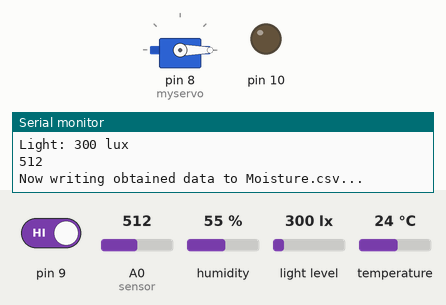
Simulated run of this sketch. Board: Arduino Uno, built with avr-gcc and run on an emulated ATmega328P. Parts: servo, output pins drawn as LEDs (lit = HIGH), the last lines printed to the serial monitor. Inputs (shaded band) come from the test bench; at power-on: pin 9 HIGH, A0 (sensor) = 512, humidity 55 %, light level 300 lx, temperature 24 °C. Storage starts empty.

Above: at 1.9 s.
2.0 s: pin 9 driven LOW
At 5.8 s:
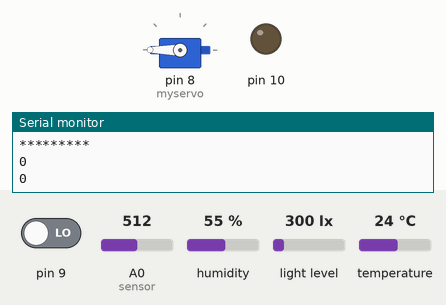
Timing chart, 0 to 11.8 s (numbered marks = the images above; inputs shaded):
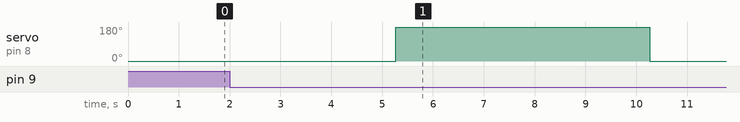

The sketch:

cansat.ino
```cpp
#include <Servo.h>
#include "DHT.h"
#define DHTPIN 2
#define DHTTYPE DHT11
DHT dht(DHTPIN, DHTTYPE);
#include <BH1750FVI.h>
BH1750FVI LightSensor(BH1750FVI::k_DevModeContLowRes);

#include <SPI.h>
#include <SD.h>
int sensor = A0;  //
int val = 0;
File myFile;  // สร้างออฟเจก File สำหรับจัดการข้อมูล
const int chipSelect = 4;

Servo myservo;
int b;
int time = 1;
String result = "";

void setup() {
  Serial.begin(9600);
  pinMode(9, INPUT);
  myservo.attach(8);
  myservo.write(0);
  Serial.println("DHT11 test!");
  dht.begin();
  Serial.println("TEST BH1750");
  LightSensor.begin();


  /////SD CARD///////
  while (!Serial) {
    ;
  }
  Serial.print("Initializing SD card...");
  pinMode(SS, OUTPUT);

  if (!SD.begin(chipSelect)) {
    Serial.println("initialization failed!");
    return;
  }
  Serial.println("initialization done.");

  myFile = SD.open("cansat.txt", FILE_WRITE);
  myFile.print("Time");
  myFile.print(",");
  myFile.print("Humidity %");
  myFile.print(",");
  myFile.print("Temperature C ํ ");
  myFile.print(",");
  myFile.print("Temperature F ");
  myFile.print(",");
  myFile.print("Heat index");
  myFile.print(",");
  myFile.print("Light");
  myFile.print(",");
  myFile.println("CO-2");

  myFile.close();
    Serial.print("END SETUP");
}

void loop() {
  //static unsigned long Time = millis();
  /*
  if (time > 10) {
    time = 1;
  }
*/
  b = digitalRead(9);
  Serial.println(b);

  if (b == 0) {
    Serial.println(b);
    delay(3000);
    myservo.write(180);
    delay(5000);
    myservo.write(0);
  }

////////////DHT11//////////////////
  float h = dht.readHumidity();
  float t = dht.readTemperature();
  float f = dht.readTemperature(true);
  if (isnan(h) || isnan(t) || isnan(f)) {
    Serial.println("Failed to read from DHT sensor!");
    return;
  }
  float hi = dht.computeHeatIndex(f, h);
  Serial.print("Humidity: ");
  Serial.print(h);
  Serial.print(" %\t");
  Serial.print("Temperature: ");
  Serial.print(t);
  Serial.print(" *C ");
  Serial.print(f);
  Serial.print(" *F\t");
  Serial.print("Heat index: ");
  Serial.print(hi);
  Serial.println(" *F");


/////////////LightSenso///////////////
  uint16_t lux = LightSensor.GetLightIntensity();  // อ่านค่าความเ้ข้มแสง หน่วยเป็น LUX
  Serial.print("Light: ");
  Serial.print(lux);
  Serial.println(" lux");

/////////////MQ-2//////////////////
  val = analogRead(sensor);
  Serial.println(val);


///////////////sd card/////////////
  myFile = SD.open("cansat.txt", FILE_WRITE);
  result = String(time) + "," + String(h) + "," + String(t) + "," + String(f) + "," + String(hi) + "," + String(lux) + "," + String(val);
  if (myFile) {
    Serial.println("Now writing obtained data to Moisture.csv...");
    myFile.println(result);
    myFile.close();
  } else {
    Serial.println("error opening cansat.txt");
  }
  Serial.println();

  time++;
  delay(1000);
  //delay(900000);

Serial.println("*********");
}
```

Measured:
- after the input at 2.0 s, servo on pin 8 (myservo): 0° → 180° after 3.3 s, → 0° 5.0 s later
